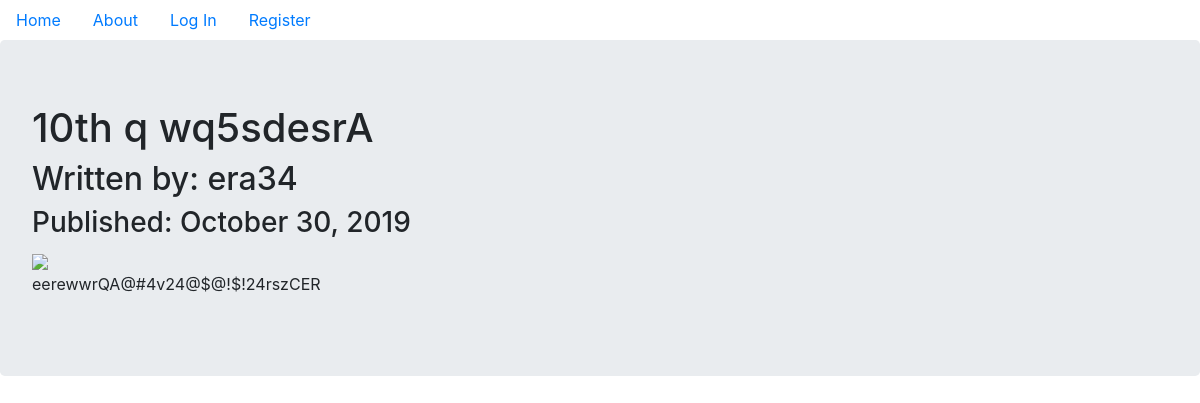
/13, run on the app's committed database.
### clubAppFolder/models.py (models this page shows, shortened)
class BlogPost(db.Model):
    users = db.relationship(User)
    id = db.Column(db.Integer, primary_key=True)
    user_id = db.Column(db.Integer, db.ForeignKey('users.id'), nullable=False)
    date = db.Column(db.DateTime, nullable=False, default=datetime.utcnow)
    title = db.Column(db.String(140), nullable=False)
    text = db.Column(db.Text, nullable=False)

class User(db.Model, UserMixin):
    __tablename__ = 'users'
    id = db.Column(db.Integer, primary_key=True)
    profile_image = db.Column(db.String(20), nullable=False, default='default_profile.png')
    email = db.Column(db.String(64), unique=True, index=True)
    username = db.Column(db.String(64), unique=True, index=True)
    password_hash = db.Column(db.String(128))
    post = db.relationship('BlogPost', backref='author', lazy=True)

### clubAppFolder/users/views.py (the view)
@users.route("/<username>")
def user_posts(username):
    page = request.args.get('page', 1, type=int)
    user = User.query.filter_by(username=username).first_or_404()
    blog_posts = BlogPost.query.filter_by(author=user).order_by(BlogPost.date.desc()).paginate(page=page,per_page=5)
    return render_template('user_blog_posts.html', blog_posts=blog_posts, user=user)

### clubAppFolder/blog_posts/views.py (called while the page is built)
@blog_posts.route('/<int:blog_post_id>')
def blog_post(blog_post_id):
    blog_post = BlogPost.query.get_or_404(blog_post_id)
    return render_template('blog_post.html', title=blog_post.title,
                            date=blog_post.date,post=blog_post)

### clubAppFolder/templates/blog_post.html (shortened to what this page needs)
{% extends "base.html" %}
{% block content %}
<div class="jumbotron" >
  <h1>{{post.title}}</h1>
  <h2>Written by: {{post.author.username}}</h2>
  <h3>Published: {{post.date.strftime('%B %d, %Y')}}</h3>
  <img align="center" src="...">
  <p>{{post.text}}</p>
</div>
{% endblock %}

### data on the page
BlogPost: title "10th q wq5sdesrA", date "October 30, 2019", text "eerewwrQA@#4v24@$@!$!24rszCER"
User: author.username "era34"
